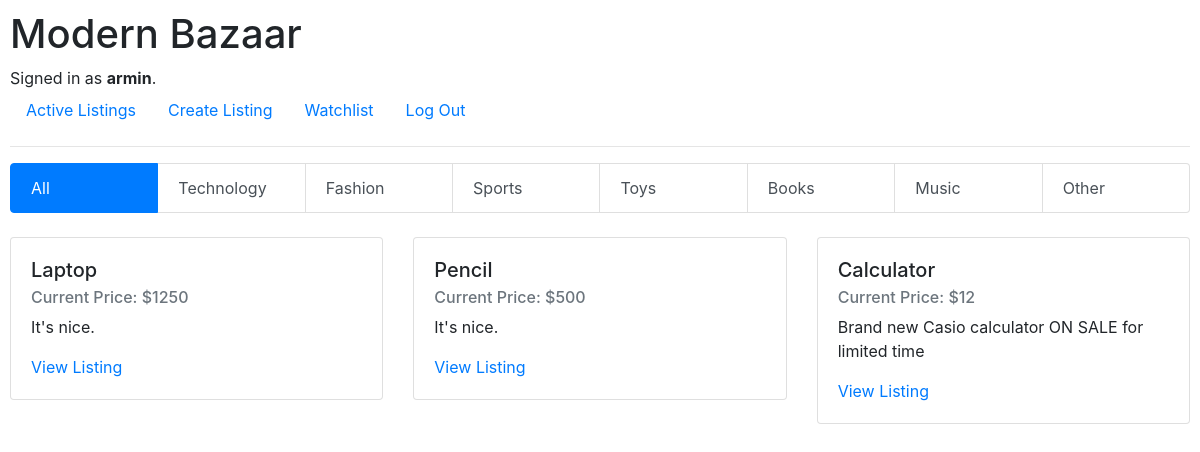
Screenshot of / (signed in) with the database file from the repository.
### auctions/models.py (models this page shows, shortened)
class User(AbstractUser, models.Model):
    pass

class Listing(models.Model):
    seller = models.ForeignKey(User, on_delete=models.CASCADE, null=True) #why?
    title = models.CharField(max_length=69)
    description = models.CharField(max_length=69)
    current_bid = models.IntegerField()
    category = models.CharField(max_length=69, null=True)
    active = models.BooleanField(default=True)

### auctions/views.py (the view)
# urls.py: path("", views.index, name="index"),
def index(request):
    return render(request, "auctions/index.html", {
        "listings": Listing.objects.all()
    })

### auctions/templates/auctions/index.html
{% extends "auctions/layout.html" %}
{% block body %}
<div class="list-group list-group-horizontal">
    <a href="{% url 'index' %}" class="list-group-item list-group-item-action active">All</a>
    <a href="{% url 'category' 'Technology' %}" class="list-group-item list-group-item-action">Technology</a>
    <a href="{% url 'category' 'Fashion' %}" class="list-group-item list-group-item-action">Fashion</a>
    <a href="{% url 'category' 'Sports' %}" class="list-group-item list-group-item-action">Sports</a>
    <a href="{% url 'category' 'Toys' %}" class="list-group-item list-group-item-action">Toys</a>
    <a href="{% url 'category' 'Booka' %}" class="list-group-item list-group-item-action">Books</a>
    <a href="{% url 'category' 'Music' %}" class="list-group-item list-group-item-action">Music</a>
    <a href="{% url 'category' 'Other' %}" class="list-group-item list-group-item-action">Other</a>
  </div>
    <br>
    <div class="row row-cols-1 row-cols-md-3">
    {% for listing in listings %}
        {% if listing.active %}
            <div class="col mb-4">
              <div class="card">
                <div class="card-body">
                <h5 class="card-title">{{ listing.title }}</h5>
                <h6 class="card-subtitle mb-2 text-muted">Current Price: ${{ listing.current_bid }}</h6>
                <p class="card-text">{{ listing.description }}</p>
                <a href="{% url 'listing' listing.id %}" class="card-link">View Listing</a>
                </div>
              </div>
            </div>
        {% endif %}
    {% empty %}
        <li>No Listings.</li>
    {% endfor %}
    </div>
{% endblock %}

### auctions/templates/auctions/layout.html (shortened to what this page needs)
{% load static %}
<!DOCTYPE html>
<html lang="en">
    <head>
        <link rel="stylesheet" href="https://stackpath.bootstrapcdn.com/bootstrap/4.4.1/css/bootstrap.min.css">
        <link href="{% static 'auctions/styles.css' %}" rel="stylesheet">
    </head>
    <body>
        <h1>Modern Bazaar</h1>
        <div>
            {% if user.is_authenticated %}
                Signed in as <strong>{{ user.username }}</strong>.
            {% else %}
                Not signed in.
            {% endif %}
        </div>
        <ul class="nav">
            <li class="nav-item">
                <a class="nav-link" href="{% url 'index' %}">Active Listings</a>
            </li>
            {% if user.is_authenticated %}
                <li class="nav-item">
                    <a class="nav-link" href="{% url 'create' %}">Create Listing</a>
                </li>
                <li class="nav-item">
                    <a class="nav-link" href="{% url 'watchlist' %}">Watchlist</a>
                </li>
                <li class="nav-item">
                    <a class="nav-link" href="{% url 'logout' %}">Log Out</a>
                </li>
            {% endif %}
        </ul>
        <hr>
        {% block body %}
        {% endblock %}
    </body>
</html>

### auctions/static/auctions/styles.css (style rules this page uses)
body { padding: 10px; }

### rows the page displays
User: username "armin"
Listing: title "Laptop", current_bid "1250", description "It's nice."
Listing: title "Pencil", current_bid "500", description "It's nice."
Listing: title "Calculator", current_bid "12", description "Brand new Casio calculator ON SALE for limited time"
